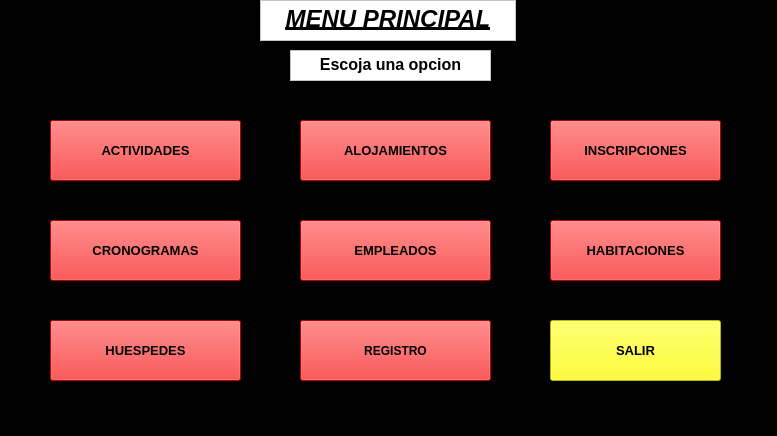
<?xml version="1.0" encoding="UTF-8"?>
<ui version="4.0">
 <class>mainWindow</class>
 <widget class="QMainWindow" name="mainWindow">
  <property name="geometry">
   <rect>
    <x>0</x>
    <y>0</y>
    <width>777</width>
    <height>436</height>
   </rect>
  </property>
  <property name="windowTitle">
   <string>MainWindow</string>
  </property>
  <property name="styleSheet">
   <string notr="true">background-color: rgb(0, 0, 0);</string>
  </property>
  <widget class="QWidget" name="centralwidget">
   <widget class="QTextBrowser" name="textBrowser">
    <property name="geometry">
     <rect>
      <x>260</x>
      <y>0</y>
      <width>256</width>
      <height>41</height>
     </rect>
    </property>
    <property name="styleSheet">
     <string notr="true">background-color: rgb(255, 255, 255);</string>
    </property>
    <property name="html">
     <string>&lt;!DOCTYPE HTML PUBLIC &quot;-//W3C//DTD HTML 4.0//EN&quot; &quot;http://www.w3.org/TR/REC-html40/strict.dtd&quot;&gt;
&lt;html&gt;&lt;head&gt;&lt;meta name=&quot;qrichtext&quot; content=&quot;1&quot; /&gt;&lt;style type=&quot;text/css&quot;&gt;
p, li { white-space: pre-wrap; }
&lt;/style&gt;&lt;/head&gt;&lt;body style=&quot; font-family:'MS Shell Dlg 2'; font-size:8.25pt; font-weight:400; font-style:normal;&quot;&gt;
&lt;p align=&quot;center&quot; style=&quot; margin-top:0px; margin-bottom:0px; margin-left:0px; margin-right:0px; -qt-block-indent:0; text-indent:0px;&quot;&gt;&lt;span style=&quot; font-size:18pt; font-weight:600; font-style:italic; text-decoration: underline;&quot;&gt;MENU PRINCIPAL&lt;/span&gt;&lt;/p&gt;&lt;/body&gt;&lt;/html&gt;</string>
    </property>
   </widget>
   <widget class="QPushButton" name="Bactividades">
    <property name="geometry">
     <rect>
      <x>50</x>
      <y>120</y>
      <width>191</width>
      <height>61</height>
     </rect>
    </property>
    <property name="font">
     <font>
      <pointsize>10</pointsize>
      <weight>75</weight>
      <bold>true</bold>
     </font>
    </property>
    <property name="styleSheet">
     <string notr="true">background-color: rgb(255, 0, 0);</string>
    </property>
    <property name="text">
     <string>ACTIVIDADES</string>
    </property>
   </widget>
   <widget class="QPushButton" name="Balojamientos">
    <property name="geometry">
     <rect>
      <x>300</x>
      <y>120</y>
      <width>191</width>
      <height>61</height>
     </rect>
    </property>
    <property name="font">
     <font>
      <pointsize>10</pointsize>
      <weight>75</weight>
      <bold>true</bold>
     </font>
    </property>
    <property name="styleSheet">
     <string notr="true">background-color: rgb(255, 0, 0);</string>
    </property>
    <property name="text">
     <string>ALOJAMIENTOS</string>
    </property>
   </widget>
   <widget class="QPushButton" name="Binscripciones">
    <property name="geometry">
     <rect>
      <x>550</x>
      <y>120</y>
      <width>171</width>
      <height>61</height>
     </rect>
    </property>
    <property name="font">
     <font>
      <pointsize>10</pointsize>
      <weight>75</weight>
      <bold>true</bold>
     </font>
    </property>
    <property name="styleSheet">
     <string notr="true">background-color: rgb(255, 0, 0);</string>
    </property>
    <property name="text">
     <string>INSCRIPCIONES</string>
    </property>
   </widget>
   <widget class="QPushButton" name="Bcronogramas">
    <property name="geometry">
     <rect>
      <x>50</x>
      <y>220</y>
      <width>191</width>
      <height>61</height>
     </rect>
    </property>
    <property name="font">
     <font>
      <pointsize>10</pointsize>
      <weight>75</weight>
      <bold>true</bold>
     </font>
    </property>
    <property name="styleSheet">
     <string notr="true">background-color: rgb(255, 0, 0);</string>
    </property>
    <property name="text">
     <string>CRONOGRAMAS</string>
    </property>
   </widget>
   <widget class="QPushButton" name="Bempleados">
    <property name="geometry">
     <rect>
      <x>300</x>
      <y>220</y>
      <width>191</width>
      <height>61</height>
     </rect>
    </property>
    <property name="font">
     <font>
      <pointsize>10</pointsize>
      <weight>75</weight>
      <bold>true</bold>
     </font>
    </property>
    <property name="styleSheet">
     <string notr="true">background-color: rgb(255, 0, 0);</string>
    </property>
    <property name="text">
     <string>EMPLEADOS</string>
    </property>
   </widget>
   <widget class="QPushButton" name="Bhabitaciones">
    <property name="geometry">
     <rect>
      <x>550</x>
      <y>220</y>
      <width>171</width>
      <height>61</height>
     </rect>
    </property>
    <property name="font">
     <font>
      <pointsize>10</pointsize>
      <weight>75</weight>
      <bold>true</bold>
     </font>
    </property>
    <property name="styleSheet">
     <string notr="true">background-color: rgb(255, 0, 0);</string>
    </property>
    <property name="text">
     <string>HABITACIONES</string>
    </property>
   </widget>
   <widget class="QPushButton" name="Bhuespedes">
    <property name="geometry">
     <rect>
      <x>50</x>
      <y>320</y>
      <width>191</width>
      <height>61</height>
     </rect>
    </property>
    <property name="font">
     <font>
      <pointsize>10</pointsize>
      <weight>75</weight>
      <bold>true</bold>
     </font>
    </property>
    <property name="styleSheet">
     <string notr="true">background-color: rgb(255, 0, 0);</string>
    </property>
    <property name="text">
     <string>HUESPEDES</string>
    </property>
   </widget>
   <widget class="QPushButton" name="BSalir">
    <property name="geometry">
     <rect>
      <x>550</x>
      <y>320</y>
      <width>171</width>
      <height>61</height>
     </rect>
    </property>
    <property name="font">
     <font>
      <pointsize>10</pointsize>
      <weight>75</weight>
      <bold>true</bold>
     </font>
    </property>
    <property name="styleSheet">
     <string notr="true">background-color: rgb(255, 255, 0);</string>
    </property>
    <property name="text">
     <string>SALIR</string>
    </property>
   </widget>
   <widget class="QTextBrowser" name="textBrowser_2">
    <property name="geometry">
     <rect>
      <x>290</x>
      <y>50</y>
      <width>201</width>
      <height>31</height>
     </rect>
    </property>
    <property name="styleSheet">
     <string notr="true">background-color: rgb(255, 255, 255);</string>
    </property>
    <property name="html">
     <string>&lt;!DOCTYPE HTML PUBLIC &quot;-//W3C//DTD HTML 4.0//EN&quot; &quot;http://www.w3.org/TR/REC-html40/strict.dtd&quot;&gt;
&lt;html&gt;&lt;head&gt;&lt;meta name=&quot;qrichtext&quot; content=&quot;1&quot; /&gt;&lt;style type=&quot;text/css&quot;&gt;
p, li { white-space: pre-wrap; }
&lt;/style&gt;&lt;/head&gt;&lt;body style=&quot; font-family:'MS Shell Dlg 2'; font-size:8.25pt; font-weight:400; font-style:normal;&quot;&gt;
&lt;p align=&quot;center&quot; style=&quot; margin-top:0px; margin-bottom:0px; margin-left:0px; margin-right:0px; -qt-block-indent:0; text-indent:0px;&quot;&gt;&lt;span style=&quot; font-size:12pt; font-weight:600;&quot;&gt;Escoja una opcion&lt;/span&gt;&lt;/p&gt;&lt;/body&gt;&lt;/html&gt;</string>
    </property>
   </widget>
   <widget class="QPushButton" name="Bregistro">
    <property name="geometry">
     <rect>
      <x>300</x>
      <y>320</y>
      <width>191</width>
      <height>61</height>
     </rect>
    </property>
    <property name="font">
     <font>
      <weight>75</weight>
      <bold>true</bold>
     </font>
    </property>
    <property name="styleSheet">
     <string notr="true">background-color: rgb(255, 0, 0);</string>
    </property>
    <property name="text">
     <string>REGISTRO</string>
    </property>
   </widget>
  </widget>
  <widget class="QMenuBar" name="menubar">
   <property name="geometry">
    <rect>
     <x>0</x>
     <y>0</y>
     <width>777</width>
     <height>21</height>
    </rect>
   </property>
  </widget>
  <widget class="QStatusBar" name="statusbar"/>
 </widget>
 <resources/>
 <connections/>
</ui>
